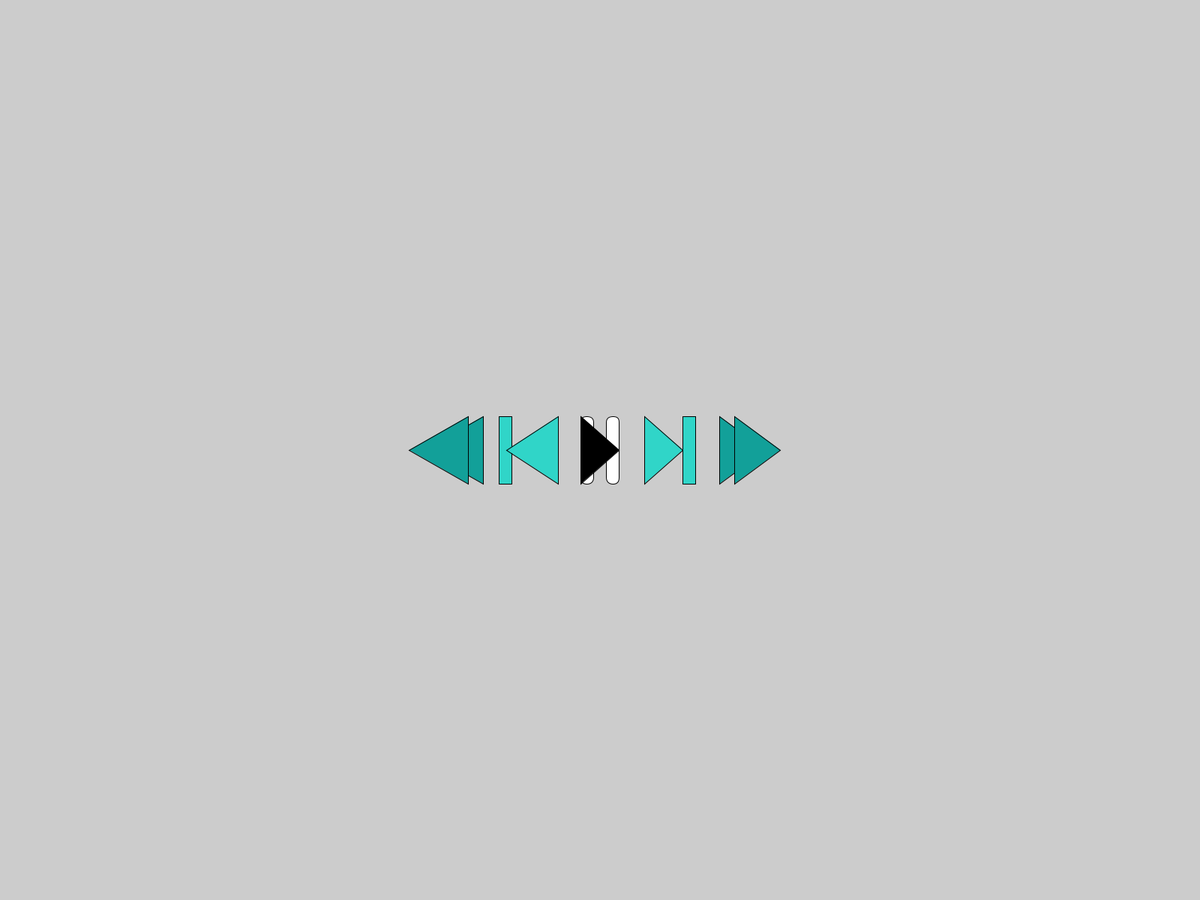
Frame 1 (no input)
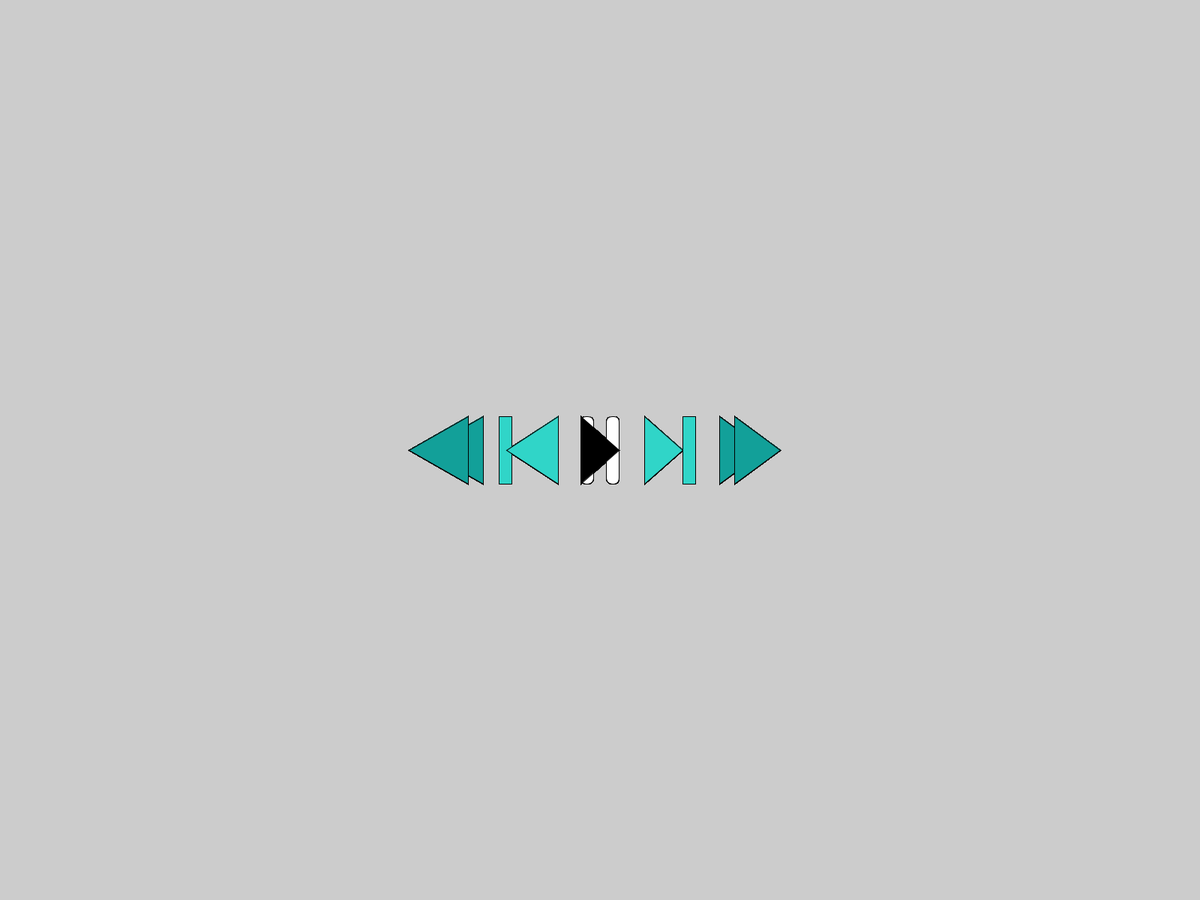
Frame 60 (the mouse pressed at the canvas centre just before this capture)
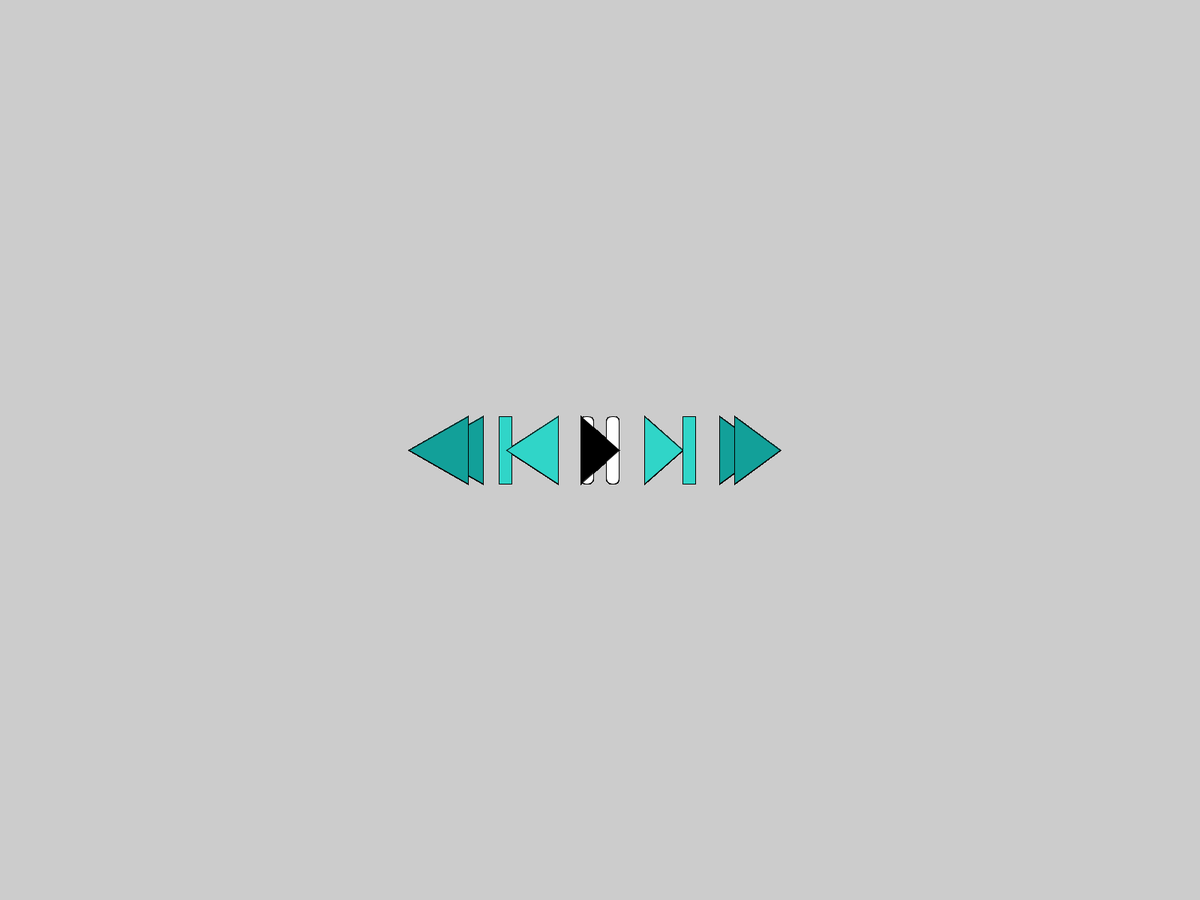
Frame 120 (the mouse held since frame 60 and released just before this capture)

The Processing sketch that drew these frames (run headless with seeded random() and noise(); from frame 60 on, the mouse is pressed at the canvas centre):

// Processing sketch: music_app_design
// ── music_app_design.pde
//Global Variables
float buttonScale;
float pauseX1, pauseY1, pauseX2, pauseY2, pauseWidth, pauseHeight;
float pauseScaleWidth, pauseScaleHeight;
float resumeX1, resumeY1, resumeX2, resumeY2, resumeWidth, resumeHeight;
float resumeScaleWidth, resumeScaleHeight;
float Playx1, Playy1, Playx2, Playy2, Playx3,Playy3;
float nextX1, nextY1, nextX2, nextY2, nextX3, nextY3;
float previousX1, previousX2, previousX3, previousY1, previousY2, previousY3;
float previousrect1X1, previousrect1Y1, previousrect1Width, previousrect1Height;
float previousrect2X1, previousrect2Y1, previousrect2Width, previousrect2Height;
float skip1X1, skip1Y1, skip1X2, skip1Y2, skip1X3, skip1Y3;
float skip2X1, skip2Y1, skip2X2, skip2Y2, skip2X3, skip2Y3;
float rewind1X1, rewind1Y1, rewind1X2, rewind1Y2, rewind1X3, rewind1Y3;
float rewind2X1, rewind2Y1, rewind2X2, rewind2Y2, rewind2X3, rewind2Y3;
//
//
void setup() {
  //Landscape (portrait, square)
  fullScreen(); //width, height
  //fullScreen(); //displayWidth, displayHeight
  //Population, visual data
 buttonScale= 1.5/5.0;
  float pauseButtonDrawX = displayWidth *1.0/2.0; 
  float pauseButtonDrawY = displayHeight * 1.0/2.0;
  //
  //
  pauseScaleWidth = 0.2/25.0; //used to change x-size;
  pauseScaleHeight = 0.2/3.0; //used to change y-axis
  resumeScaleWidth = 0.2/25.0; //used to chage x-axis
  resumeScaleHeight = 0.2/3.0; // used to change y-axis
  //
  println(pauseScaleWidth);
  pauseWidth = (pauseButtonDrawX*1/14)*buttonScale;
  pauseHeight = (pauseButtonDrawY*1/2)*buttonScale; 
  pauseX1 = pauseButtonDrawX - pauseWidth - pauseWidth*1/2;
  pauseY1 = pauseButtonDrawY - (pauseHeight/2);
  pauseX2 = pauseButtonDrawX + (pauseWidth/2);
  pauseY2 = pauseY1;
  //
  //
  Playx1=pauseX1;
  Playy1=pauseY1;
  Playx2= Playx1;
  Playy2=pauseButtonDrawY + (pauseHeight/2); 
  Playx3=pauseX2 + pauseWidth;
  Playy3= pauseButtonDrawY;
  //
  //
  nextX1 = pauseX1+85;
  nextY1 = pauseY1;
  nextX2 = pauseX1+85;
  nextY2 = pauseButtonDrawY + (pauseHeight/2);
  nextX3 = pauseX2 + pauseWidth+85;
  nextY3 = pauseButtonDrawY;
  //
  //
  previousX1 = pauseX1-30;
  previousY1 = pauseY1;
  previousX2 = pauseX1-30;
  previousY2 = pauseButtonDrawY + (pauseHeight/2);
  previousX3 = pauseX2 + pauseWidth-150;
  previousY3 = pauseButtonDrawY;
  //
  //
  previousrect1X1 = pauseButtonDrawX +110;
  previousrect2X1 = pauseButtonDrawX -135;
  previousrect1Y1 = pauseButtonDrawY - (pauseHeight/2);
  previousrect2Y1 = pauseButtonDrawY - (pauseHeight/2);
  previousrect1Width = (pauseButtonDrawX*1/14)*buttonScale;
  previousrect2Width = (pauseButtonDrawX*1/14)*buttonScale;
  previousrect1Height = (pauseButtonDrawY*1/2)*buttonScale;
  previousrect2Height =  (pauseButtonDrawY*1/2)*buttonScale;
  //
  //
   skip1X1 = nextX1 +100;
   skip1Y1 = nextY1;
   skip1X2 = nextX1 +100;
   skip1Y2 = nextY2;
   skip1X3 = nextX3 +110;
   skip1Y3 = nextY3;
   //
   //
   skip2X1 = nextX1 +120;
   skip2Y1 = nextY1;
   skip2X2 = nextX1 +120;
   skip2Y2 = nextY2;
   skip2X3 = nextX3 +130;
   skip2Y3 = nextY3;
   //
   //
   //
   rewind1X1 = previousX1 -100;
   rewind1Y1 = previousY1;
   rewind1X2 = previousX1 -100;
   rewind1Y2 = previousY2;
   rewind1X3 = previousX3 -110;
   rewind1Y3 = previousY3;
   //
   //
   rewind2X1 = previousX1 -120;
   rewind2Y1 = previousY1;
   rewind2X2 = previousX1 -120;
   rewind2Y2 = previousY2;
   rewind2X3 = previousX3 -130;
   rewind2Y3 = previousY3;
  //
  // 
}//End setup
//
void draw() {
 fill(#FFFFFF);
  rect( pauseX1, pauseY1, pauseWidth, pauseHeight, 72 );
  rect( pauseX2, pauseY2, pauseWidth, pauseHeight, 72);
 noFill();
 fill(#30D5C8);
  rect(previousrect1X1, previousrect1Y1, previousrect1Width, previousrect1Height);
  rect(previousrect2X1, previousrect2Y1, previousrect2Width, previousrect2Height);
 noFill();
  fill(#000000);
  triangle( Playx1, Playy1, Playx2, Playy2, Playx3,Playy3);
 noFill();
 fill(#30D5C8);
  triangle( nextX1, nextY1, nextX2, nextY2, nextX3, nextY3);
  triangle( previousX1, previousY1, previousX2, previousY2, previousX3, previousY3);
 noFill();
 fill(#12A099);
  triangle( skip1X1, skip1Y1, skip1X2, skip1Y2, skip1X3, skip1Y3);
  triangle( skip2X1, skip2Y1, skip2X2, skip2Y2, skip2X3, skip2Y3);
  triangle( rewind1X1, rewind1Y1, rewind1X2, rewind1Y2, rewind1X3, rewind1Y3);
  triangle( rewind2X1, rewind2Y1, rewind2X2, rewind2Y2, rewind2X3, rewind2Y3);
  noFill();
  
//
}//End draw
//
void keyPressed() {}//End keyPressed
//
void mousePressed() {}//End mousePressed
// 
